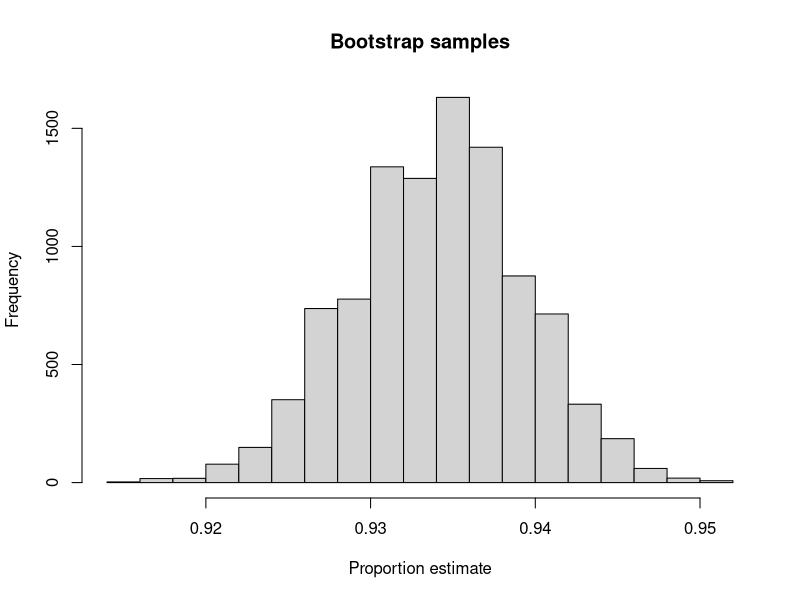
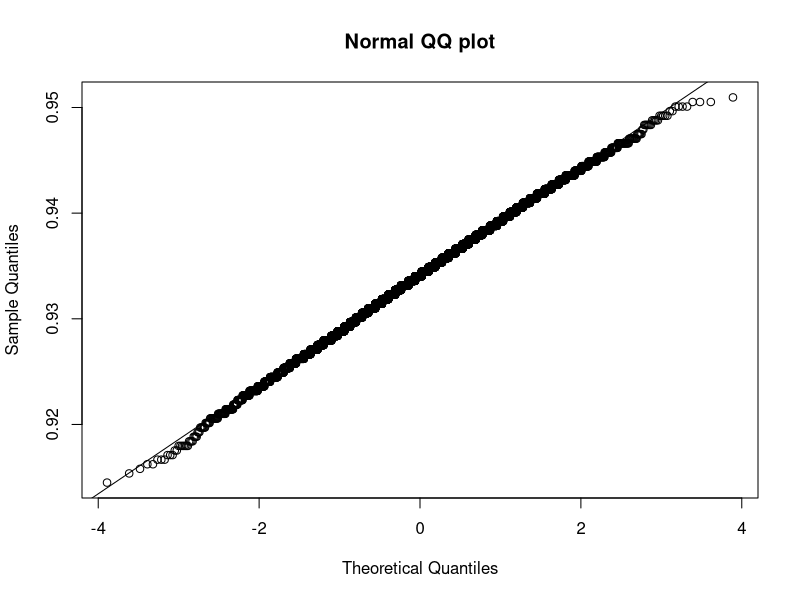
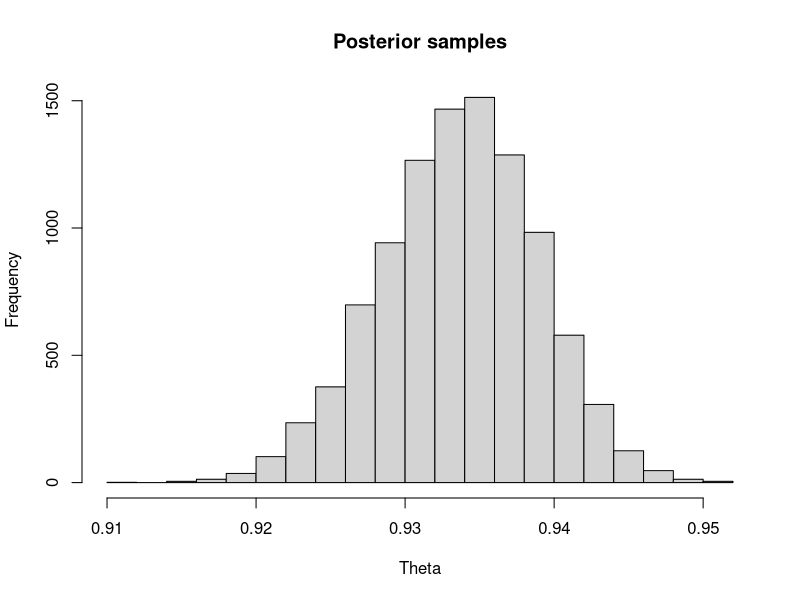
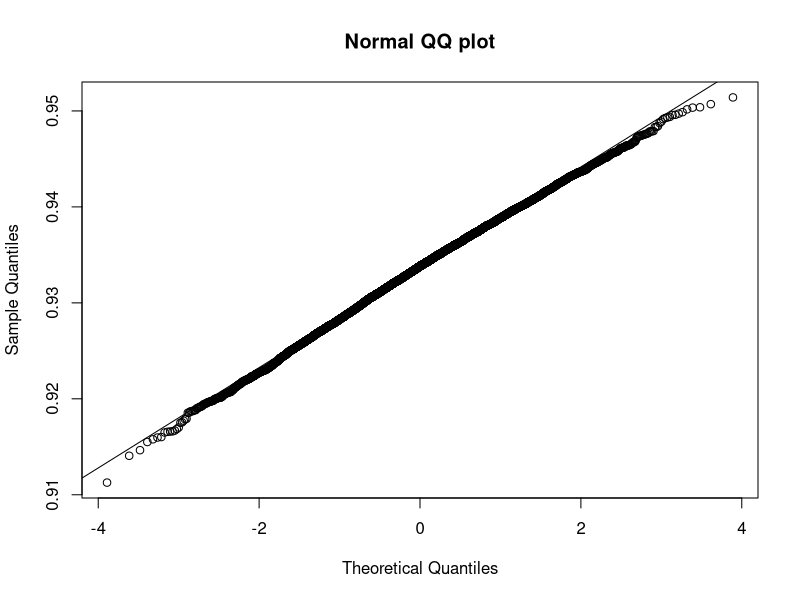

R code for these plots, in order:
rm(list=ls());
library(boot);
library(Hmisc);


# sample.size=scan(file="//cdc.gov/private/L728/wdq7/old_projects/hospital_classification/data/sample_size.dat", na.strings=".");
# bmxarmc=scan(file="C:\\Users\\yhsc\\Personal\\Yulei\\research\\MIbook\\chapter2_statisticalbackground\\examples\\bmxarmc.txt", na.strings=".");

# data=read.table(file="C:\\Users\\yhsc\\Personal\\Yulei\\research\\MIbook\\chapter2_statisticalbackground\\examples\\bmxarmc.txt", col.names=c("weight", "bmx"), na.strings=".");

# Numbers of 1's and 0's for the RAND I health insurance coverage example

data=rep(0, 2304);
data[1:2152]=1;


meanfunction=function(x, indices) {mean(x[indices])}

percentilefunction5=function(x, indices) {quantile(x[indices], 0.05)}

percentilefunction95=function(x, indices) {quantile(x[indices], 0.95)}

set.seed(197789);

# bootstrap standard errors;
initial_result=boot(data=data, statistic=meanfunction, R=10000);
CI=boot.ci(initial_result);

sqrt(var(initial_result$t));


# plot the bootstrap estimate distribution
hist(initial_result$t, xlab="Proportion estimate", main="Bootstrap samples");

qqnorm(initial_result$t, main="Normal QQ plot");
qqline(initial_result$t);



# simulate the posterior estimate for Example 2.2;

Y=2152;
n=2304;
a=Y+1;
b=n-Y+1;

set.seed(197789);

x=rbeta(10000, a, b);

mean(x);
var(x);
quantile(x,.025);
quantile(x,.975);


hist(x, main="Posterior samples", xlab="Theta");
qqnorm(x, main="Normal QQ plot");
qqline(x);
